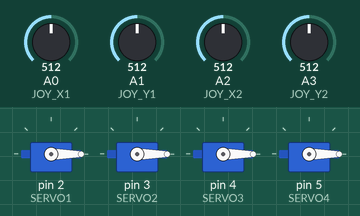
The sketch below on a simulated Arduino Uno, built with avr-gcc and run on an emulated ATmega328P. Parts: 4 × servo. The test bench sets the inputs (shaded band); at power-on: A0 (JOY_X1) = 512, A1 (JOY_Y1) = 512, A2 (JOY_X2) = 512, A3 (JOY_Y2) = 512.

Above: at 1.2 s.
1.3 s: A0 (JOY_X1) set to 549
At 2.3 s:
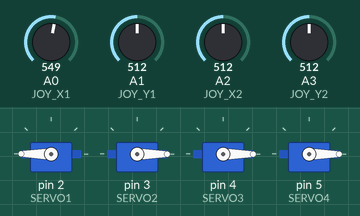
2.8 s: A1 (JOY_Y1) set to 525
4.3 s: A1 (JOY_Y1) set to 540
At 4.6 s:
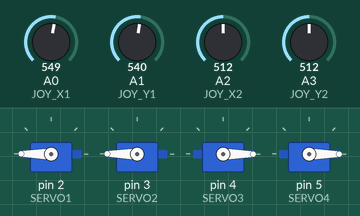
5.8 s: A2 (JOY_X2) set to 551
At 6.9 s:
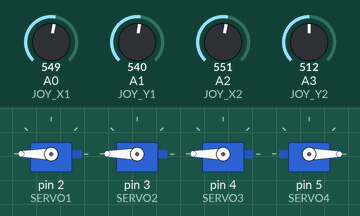
7.3 s: A3 (JOY_Y2) set to 716
At 8.0 s:
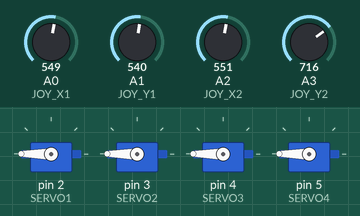
8.8 s: A0 (JOY_X1) set to 306
At 9.2 s:
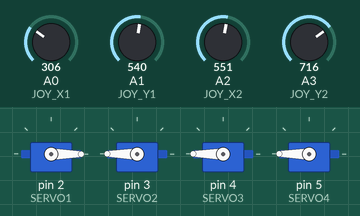
Timing chart, 0 to 11.3 s (numbered marks = the images above; inputs shaded):
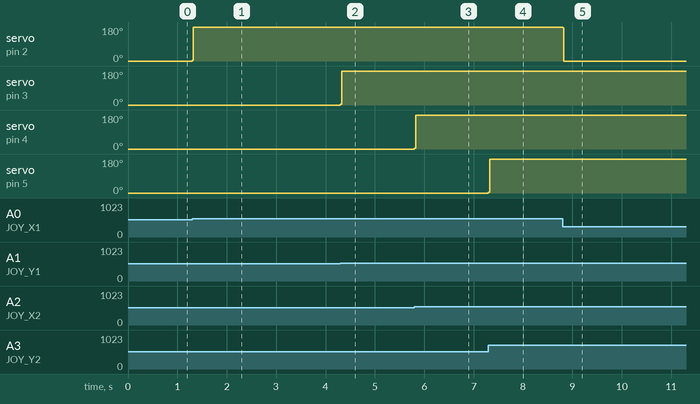

The sketch:

ASME_design_project_code.ino
```cpp
// Good practice to define globally used variables here

const int JOY_BUTTON1 = 11;
const int JOY_X1 = A0;
const int JOY_Y1 = A1;

const int JOY_BUTTON2 =  12;
const int JOY_X2 = A2;
const int JOY_Y2 = A3;

const int SERVO1 = 2;
const int SERVO2 = 3;
const int SERVO3 = 4;
const int SERVO4 = 5;


#include <Servo.h>

Servo servo1;
Servo servo2;
Servo servo3;
Servo servo4;


// Position Variables
int pos1 = 0;
int pos2 = 0;
int pos3 = 0; // Change to starting val from calibration
int pos4 = 0;

const int speed = 5; // ADD SECOND

const int buffer = 20; // ADD SECOND


int move(int pos, int dir, Servo &servo){
  pos = pos + speed*dir;
  if (pos >= 180){
    pos = 180;
  }
  else if (pos <= 0){
    pos = 0;
  }

  servo.write(pos);
  return pos;

}

int read_joy(int joy_pin){
// Potential addition/extra could be to add a speed variable based on how far the joystick is pushed
  int joy_val = analogRead(joy_pin);
  int dir;

  if (joy_val < 512-buffer){ // 12 bit buffer, 512 is the center
    dir = -1;
  }
  else if (joy_val > 512+buffer){
    dir = 1;
  }
  else {
    dir = 0;
  }
  return dir;
}


// Potential fucntion to add a button functionality


void setup() {
  // This code happens before the main loop

  // First, lets initializes pins: Prevents frying the board
  // it can pick up on noise and read incorrectly. Arduinos have internal pull up resistors built in
  pinMode(JOY_X1, INPUT); // Dont need it for the joystick or potentiometer because it is always electrically connected
  pinMode(JOY_Y1, INPUT);
  pinMode(JOY_X2, INPUT); // Dont need it for the joystick or potentiometer because it is always electrically connected
  pinMode(JOY_Y2, INPUT);

  // When using the servo library, pinmode is not necessary
  servo1.attach(SERVO1);
  servo2.attach(SERVO2);
  servo3.attach(SERVO3);
  servo4.attach(SERVO4);

  servo1.write(pos1);
  servo2.write(pos2);
  servo3.write(pos3);
  servo4.write(pos4);
}

void loop() {
  // put your main code here, to run repeatedly:

  int dir_x1 = read_joy(JOY_X1);
  int dir_y1 = read_joy(JOY_Y1);
  pos1 = move(pos1, dir_x1, servo1);
  pos2 = move(pos2, dir_y1, servo2);

  int dir_x2 = read_joy(JOY_X2);
  int dir_y2 = read_joy(JOY_Y2);
  pos3 = move(pos3, dir_x2, servo3);
  pos4 = move(pos4, dir_y2, servo4);


}
```

Measured:
- the behaviour switches between 532 and 533 on A0 (JOY_X1) (found by bisection; images 0 and 1)
- the behaviour switches between 532 and 533 on A1 (JOY_Y1) (found by bisection; images 1 and 2)
- the behaviour switches between 532 and 533 on A2 (JOY_X2) (found by bisection; images 2 and 3)
- after the input at 1.3 s, servo on pin 2 (SERVO1): 0° → 180° at once
- after the input at 2.8 s, every drawn part: stays the same
- after the input at 4.3 s, servo on pin 3 (SERVO2): 0° → 180° at once
- after the input at 5.8 s, servo on pin 4 (SERVO3): 0° → 180° at once
- after the input at 7.3 s, servo on pin 5 (SERVO4): 0° → 180° at once
- after the input at 8.8 s, servo on pin 2 (SERVO1): 180° → 0° at once
